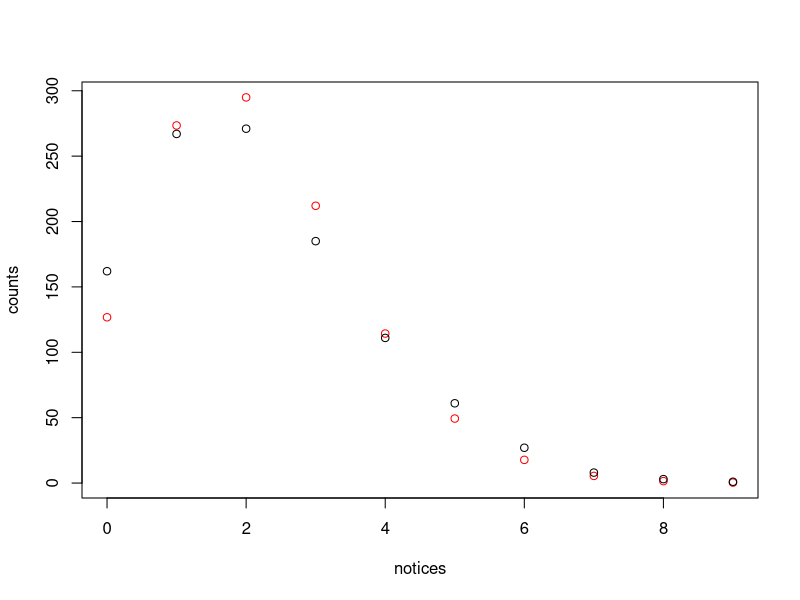
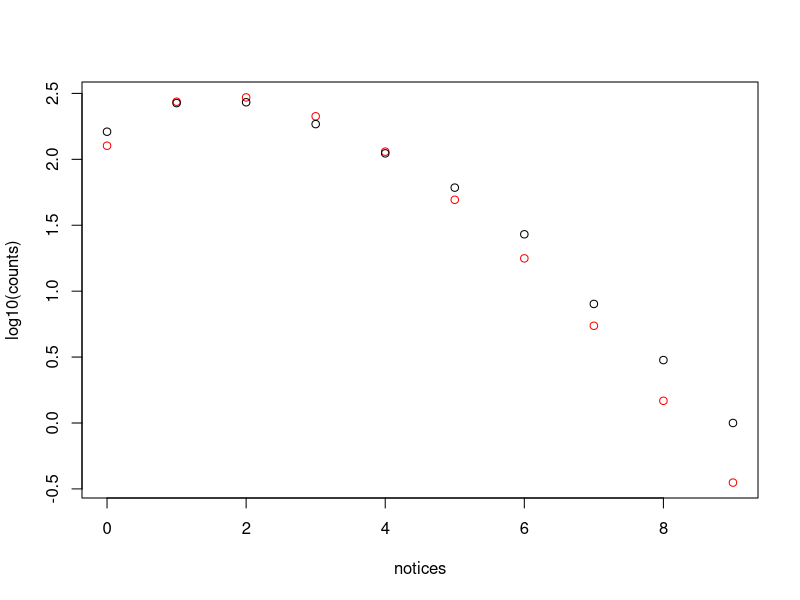
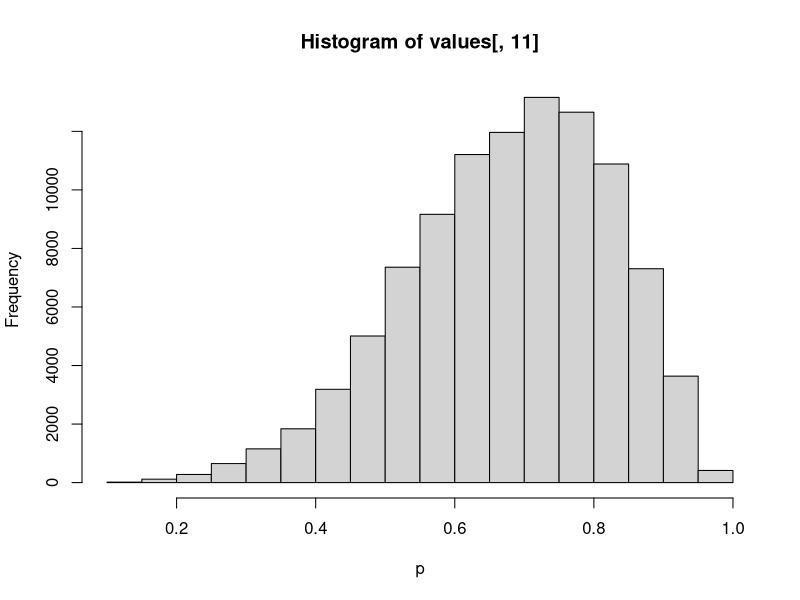
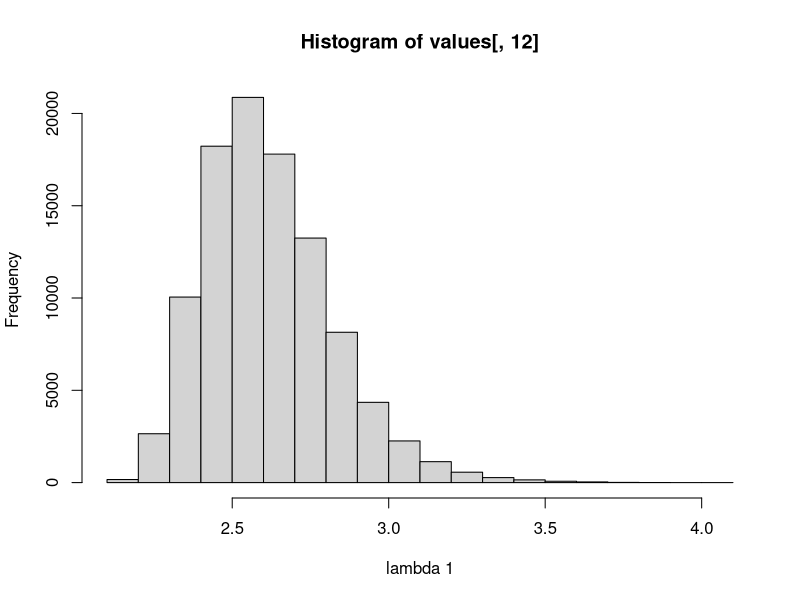
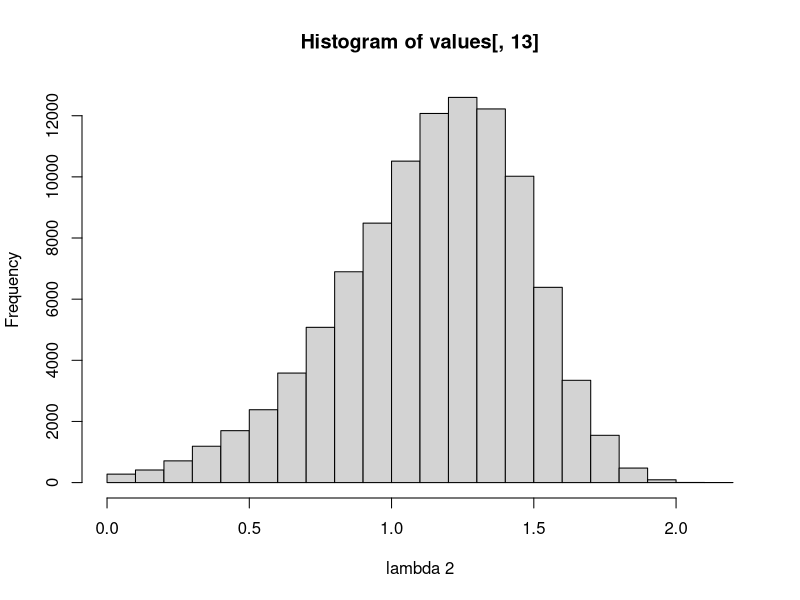
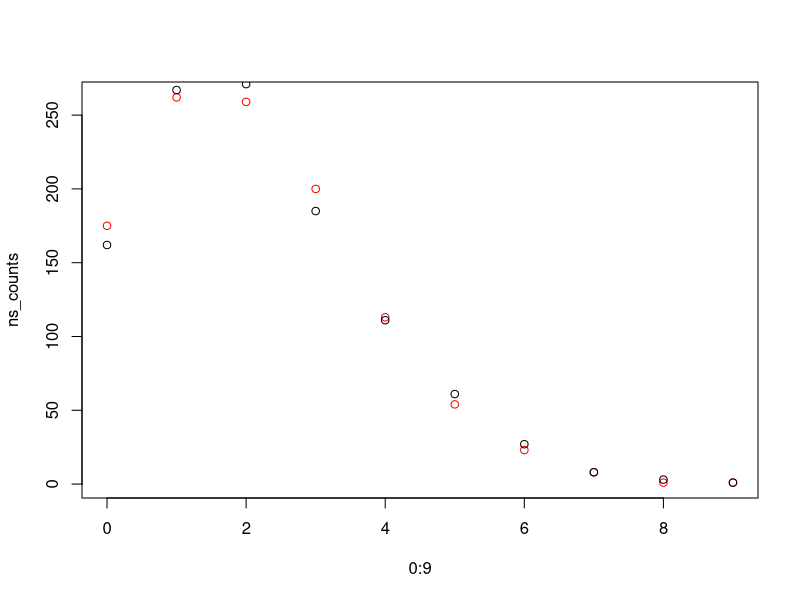
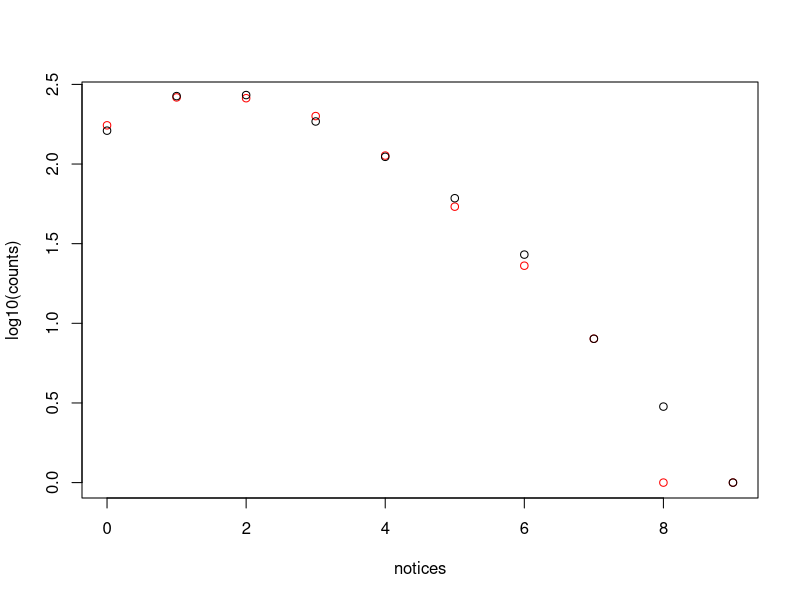

Write R code to recreate these figures, in order.
death.notices = seq(0,9)
death.count = c(162, 267, 271,185, 111, 61, 27, 8, 3, 1)
death.total_counts = sum(death.count)

lambda = sum(death.count * death.notices) / sum(death.count)

death.expected = sum(death.count)*dpois(death.notices, lambda)

plot(death.notices, death.expected, col='red', ylab = 'counts', xlab='notices')
points(death.notices, death.count)


plot(death.notices, log10(death.expected), col='red', ylab = 'log10(counts)', xlab='notices')
points(death.notices, log10(death.count))


## sample from dist with gibbs sampling


p = 0.5 # initial guess
y = c(162,267,271,185,111,61,27,8,3,1)
z=round(p*y)
lambda1 = 2.15
lambda2 = 2.15
N = 100000
values = t(matrix(rep(c(z,p,lambda1, lambda2),N),c(13,N)))

for (i in 2:N){
  #propose new p
  p = rbeta(1, 1+sum(z), 1+sum(y-z))
  #propose new lambda1
  j=0:9
  lambda1 = rgamma(1, 1+sum(j*z), 1+sum(z))
  #prop new lambda2
  lambda2 = rgamma(1, 1+sum(j*(y-z)), 1+sum(y-z))
  #prop new z0,z1,...,z9
  q1 = lambda1^j*exp(-lambda1)*p
  q2 = lambda2^j*exp(-lambda2)*(1-p)
  q = q1/(q1+q2)
  z = rbinom(10,y,q)
  
  values[i,1:10] = z
  values[i,11] = p
  values[i,12] = lambda1
  values[i,13] = lambda2
}
p_mean = mean(values[,11])
lambda1_mean = mean(values[,12])
lambda2_mean = mean(values[,13])

hist(values[,11],xlab = 'p')
hist(values[,12],xlab = 'lambda 1')
hist(values[,13],xlab = 'lambda 2')


# 2.g
nbr_from_l1_dist = rbinom(1, sum(y), p_mean)
nbr_from_l2_dist = sum(y)-nbr_from_l1_dist
sample_1 = rpois(nbr_from_l1_dist, lambda1_mean)
sample_2 = rpois(nbr_from_l2_dist, lambda2_mean)
total_new_sample = c(sample_1, sample_2)
ns_counts = as.vector(table(total_new_sample))
plot(0:9, ns_counts, col='red')
points(0:9, y)

plot(0:9, log10(ns_counts), col='red', ylab = 'log10(counts)', xlab='notices')
points(0:9, log10(y))

1+1
